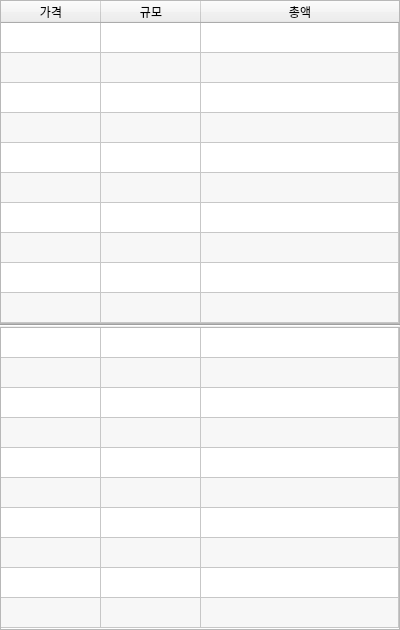
<?xml version="1.0" encoding="UTF-8"?>
<ui version="4.0">
 <class>Form</class>
 <widget class="QWidget" name="Form">
  <property name="geometry">
   <rect>
    <x>0</x>
    <y>0</y>
    <width>400</width>
    <height>630</height>
   </rect>
  </property>
  <property name="sizePolicy">
   <sizepolicy hsizetype="Minimum" vsizetype="Minimum">
    <horstretch>0</horstretch>
    <verstretch>0</verstretch>
   </sizepolicy>
  </property>
  <property name="minimumSize">
   <size>
    <width>400</width>
    <height>0</height>
   </size>
  </property>
  <property name="windowTitle">
   <string>Form</string>
  </property>
  <layout class="QVBoxLayout" name="verticalLayout">
   <property name="spacing">
    <number>0</number>
   </property>
   <property name="leftMargin">
    <number>0</number>
   </property>
   <property name="topMargin">
    <number>0</number>
   </property>
   <property name="rightMargin">
    <number>0</number>
   </property>
   <property name="bottomMargin">
    <number>0</number>
   </property>
   <item>
    <widget class="QTableWidget" name="tableAsks">
     <property name="styleSheet">
      <string notr="true">font: 57 9pt &quot;KoPubWorld돋움체 Medium&quot;;</string>
     </property>
     <property name="verticalScrollBarPolicy">
      <enum>Qt::ScrollBarAlwaysOff</enum>
     </property>
     <property name="horizontalScrollBarPolicy">
      <enum>Qt::ScrollBarAlwaysOff</enum>
     </property>
     <property name="sizeAdjustPolicy">
      <enum>QAbstractScrollArea::AdjustToContents</enum>
     </property>
     <property name="autoScroll">
      <bool>false</bool>
     </property>
     <property name="editTriggers">
      <set>QAbstractItemView::NoEditTriggers</set>
     </property>
     <property name="tabKeyNavigation">
      <bool>false</bool>
     </property>
     <property name="showDropIndicator" stdset="0">
      <bool>false</bool>
     </property>
     <property name="dragDropOverwriteMode">
      <bool>false</bool>
     </property>
     <property name="alternatingRowColors">
      <bool>true</bool>
     </property>
     <property name="rowCount">
      <number>10</number>
     </property>
     <property name="columnCount">
      <number>3</number>
     </property>
     <attribute name="horizontalHeaderVisible">
      <bool>true</bool>
     </attribute>
     <attribute name="horizontalHeaderStretchLastSection">
      <bool>true</bool>
     </attribute>
     <attribute name="verticalHeaderVisible">
      <bool>false</bool>
     </attribute>
     <row/>
     <row/>
     <row/>
     <row/>
     <row/>
     <row/>
     <row/>
     <row/>
     <row/>
     <row/>
     <column>
      <property name="text">
       <string>가격</string>
      </property>
     </column>
     <column>
      <property name="text">
       <string>규모</string>
      </property>
     </column>
     <column>
      <property name="text">
       <string>총액</string>
      </property>
     </column>
    </widget>
   </item>
   <item>
    <widget class="Line" name="line">
     <property name="orientation">
      <enum>Qt::Horizontal</enum>
     </property>
    </widget>
   </item>
   <item>
    <widget class="QTableWidget" name="tableBids">
     <property name="styleSheet">
      <string notr="true">font: 57 9pt &quot;KoPubWorld돋움체 Medium&quot;;</string>
     </property>
     <property name="verticalScrollBarPolicy">
      <enum>Qt::ScrollBarAlwaysOff</enum>
     </property>
     <property name="horizontalScrollBarPolicy">
      <enum>Qt::ScrollBarAlwaysOff</enum>
     </property>
     <property name="sizeAdjustPolicy">
      <enum>QAbstractScrollArea::AdjustToContents</enum>
     </property>
     <property name="autoScroll">
      <bool>false</bool>
     </property>
     <property name="editTriggers">
      <set>QAbstractItemView::NoEditTriggers</set>
     </property>
     <property name="tabKeyNavigation">
      <bool>false</bool>
     </property>
     <property name="showDropIndicator" stdset="0">
      <bool>false</bool>
     </property>
     <property name="dragDropOverwriteMode">
      <bool>false</bool>
     </property>
     <property name="alternatingRowColors">
      <bool>true</bool>
     </property>
     <property name="rowCount">
      <number>10</number>
     </property>
     <property name="columnCount">
      <number>3</number>
     </property>
     <attribute name="horizontalHeaderVisible">
      <bool>false</bool>
     </attribute>
     <attribute name="horizontalHeaderStretchLastSection">
      <bool>true</bool>
     </attribute>
     <attribute name="verticalHeaderVisible">
      <bool>false</bool>
     </attribute>
     <row/>
     <row/>
     <row/>
     <row/>
     <row/>
     <row/>
     <row/>
     <row/>
     <row/>
     <row/>
     <column/>
     <column/>
     <column/>
    </widget>
   </item>
  </layout>
 </widget>
 <resources/>
 <connections/>
</ui>
